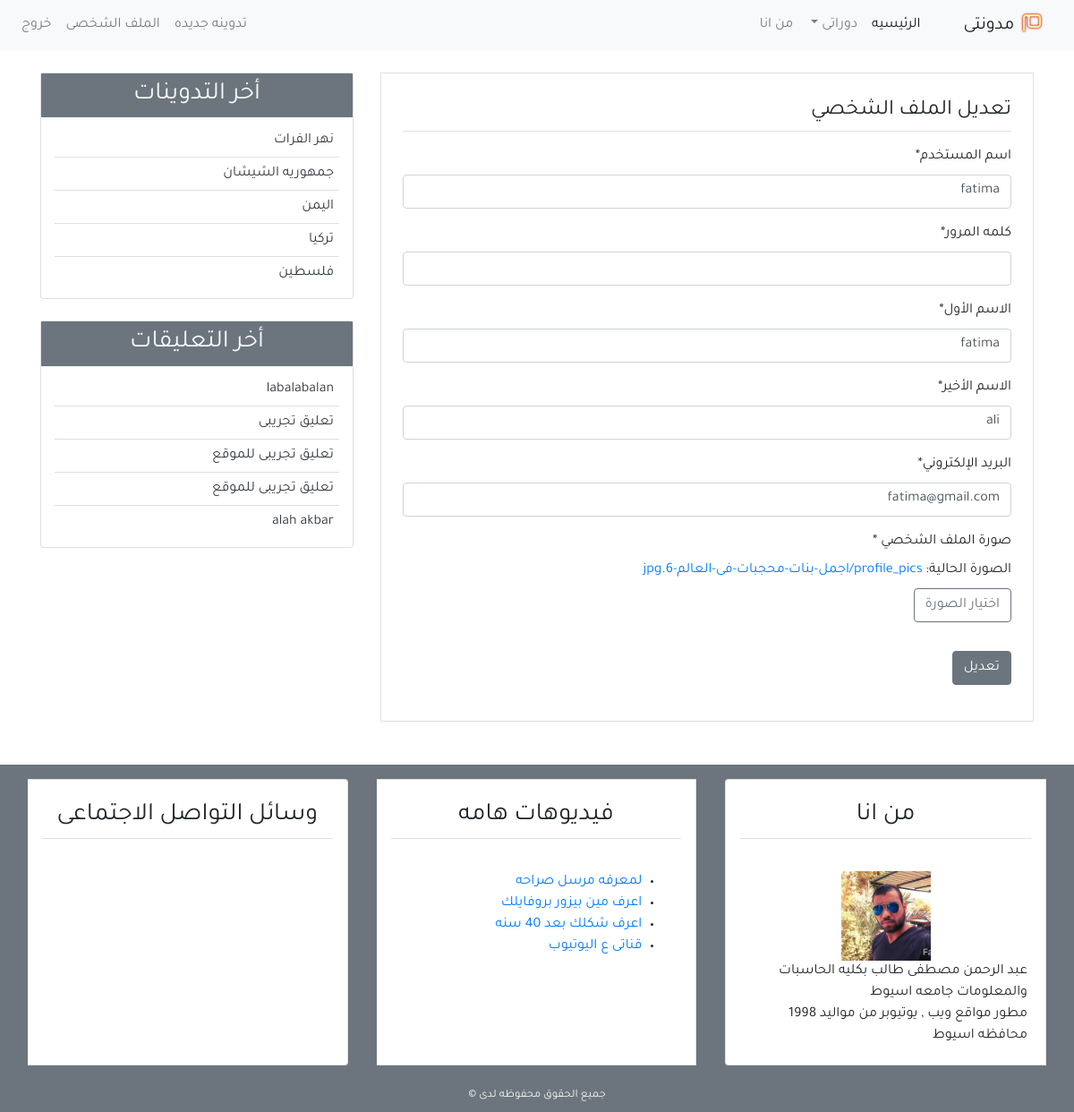
Screenshot of /user/profile_update/ (signed in) with the database file from the repository.
### User/models.py (models this page shows, shortened)
class profile(models.Model):
    image = models.ImageField(default='default.jpg',upload_to='profile_pics')
    user = models.OneToOneField(User,on_delete=models.CASCADE)

### Blog/models.py (models this page shows, shortened)
class post(models.Model):
    title = models.CharField(max_length=100)
    content = models.TextField()
    post_date = models.DateTimeField(auto_now_add=True)
    post_update = models.DateTimeField(default= timezone.now)
    author = models.ForeignKey(User,on_delete=models.CASCADE)
    class Meta:
        ordering = ('-post_date',)

class comment(models.Model):
    name = models.CharField(max_length=100 ,verbose_name='الاسم')
    email = models.EmailField(verbose_name='البريد الالكترونى')
    body = models.TextField(verbose_name='التعليق')
    post_date = models.DateTimeField(auto_now_add=True)
    active = models.BooleanField(default=True)
    post = models.ForeignKey(post, on_delete=models.CASCADE ,related_name='comments')
    class Meta:
        ordering = ('-post_date',)

### User/views.py (the view)
# urls.py: path('profile_update/',profile_update, name='profile_update'),
@login_required(login_url='login')
def profile_update(request):
    if request.method == 'POST':
        user_form = UserUpdateForm(request.POST, instance=request.user)
        profile_form = ProfileUpdateForm(
            request.POST,request.FILES, instance=request.user.profile)
        if user_form.is_valid and profile_form.is_valid:
            user_update = user_form.save(commit=False)
            user_update.set_password(user_form.cleaned_data['password'])
            user_update.save()
            profile_form.save()
            messages.success(
                request, 'تم تحديث الملف الشخصي.')
            return redirect('profile')
    else:
         user_form = UserUpdateForm(instance=request.user)
         profile_form = ProfileUpdateForm(instance=request.user.profile)
    return render(
        request, 'user/profile_update.html',
                 {'user_form': user_form,
                 'profile_form': profile_form})

### User/forms.py
class UserUpdateForm(forms.ModelForm):
    username = forms.CharField(label='اسم المستخدم',max_length=100)
    password = forms.CharField(label='كلمه المرور',widget=forms.PasswordInput())
    first_name = forms.CharField(label='الاسم الأول')
    last_name = forms.CharField(label='الاسم الأخير')
    email = forms.EmailField(label='البريد الإلكتروني')
    class Meta:
        model = User
        fields = ('username','password','first_name', 'last_name', 'email')

class ProfileUpdateForm(forms.ModelForm):
    class Meta:
        model = profile
        fields = ('image',)

### Blog/templatetags/post_tag.py (called while the page is built)
@register.inclusion_tag('blog/latest_posts.html')
def latest_posts():
    context = {
        'l_posts': post.objects.all()[0:5],
    }
    return context

@register.inclusion_tag('blog/latest_comments.html')
def latest_comments():
    context = {
        'l_comments': comment.objects.filter(active=True)[:5],
    }
    return context

### User/templates/user/profile_update.html (shortened to what this page needs)
{% extends 'blog/base.html' %}
{% block content %}
{% load crispy_forms_tags %}
<div class="border p-4 mb-5">
    <legend class="border-bottom pb-1 mb-3">تعديل الملف الشخصي</legend>
    <form method="POST" enctype="multipart/form-data">
        {{user_form|crispy}}
        <div>
            <span class="mb-2" style="display: block">صورة الملف الشخصي *</span>
            الصورة الحالية: <a href="{{user.profile.image.url}}">{{user.profile.image}}</a>
            <br>
            <label for="image" class="btn btn-outline-secondary mt-2">اختيار الصورة</label>
        </div>
        <input class="btn btn-secondary mt-4" type="submit" value="تعديل">
    </form>
</div>
{% endblock content %}

### Blog/Templates/blog/latest_posts.html
<ul class="list-group-flush latest-post ">
    {%for post in l_posts%}
    <li class="list-group-item latest-post-item"> <a class="text-dark" href="{%url 'post_details' post.id %}">{{post.title}}</a></li>
     {%endfor%}
</ul>

### Blog/Templates/blog/latest_comments.html
<ul class="list-group-flush latest-comment ">
    {%for comment in l_comments%}
    <li class="list-group-item latest-comment-item"> <a class="text-dark" href="{%url 'post_details' comment.post.id %}">{{comment.body}}</a></li>
 {%empty%}
    <li class="list-group-item latest-comment-item">لايوجد تعليقات  </li>
    {%endfor%}
</ul>

### static/css/styles.css (style rules this page uses)
html, body { direction: rtl; text-align: right; }
body { font-family: 'Tajawal', sans-serif; }
.latest-post ,.latest-comment { padding:0 15px; }
.latest-post .latest-post-item , .latest-comment .latest-comment-item { padding:6px; }
.latest-post li:first-child , .latest-comment li:first-child { border-top:0; }
.latest-post li:last-child , .latest-comment li:last-child { border-bottom:0; padding-bottom:0; }

### rows the page displays
post: title "نهر الفرات"
post: title "جمهوريه الشيشان"
post: title "اليمن"
post: title "تركيا"
post: title "فلسطين"
comment: body "labalabalan"
comment: body "تعليق تجريبى"
comment: body "تعليق تجريبى للموقع"
comment: body "تعليق تجريبى للموقع"
comment: body "alah akbar"

### other values shown
{{ user.profile.image }} "profile_pics/اجمل-بنات-محجبات-فى-العالم-6.jpg"
